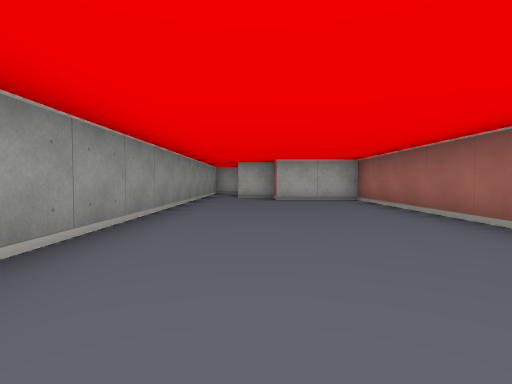
View 1 (above)

16 first-person views from a walk through a cub3D level. The camera is about half as high as the walls, tilts 2° down and sees 80° across. The floor is counted in squares. Each view is taken from the middle of a square. On the plan, view 1 faces up. The plan holds only what a view shows up to about 9 squares ahead; the rest is blank.

View 2
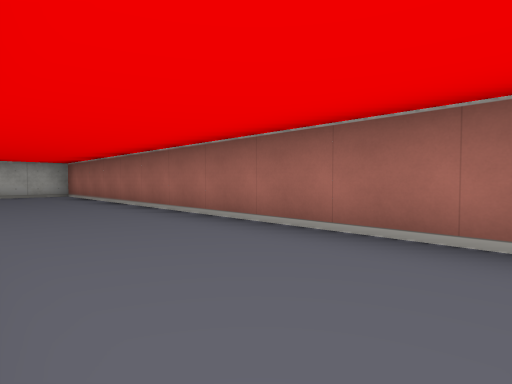

View 3
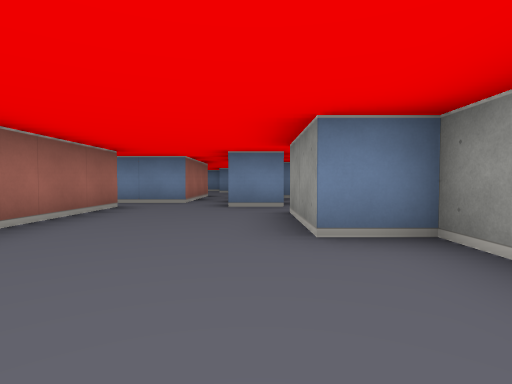

View 4
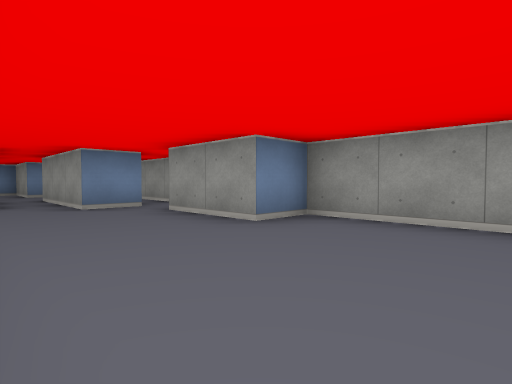

View 5
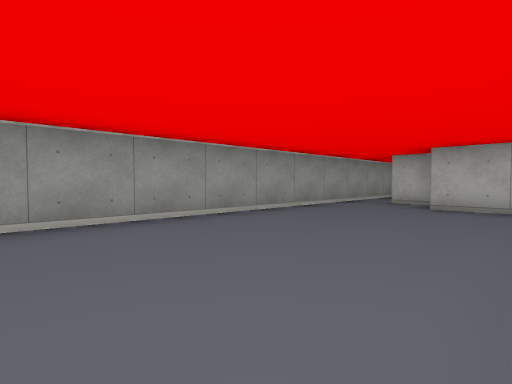

View 6
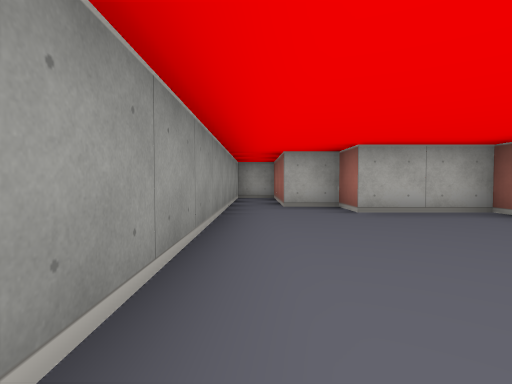

View 7
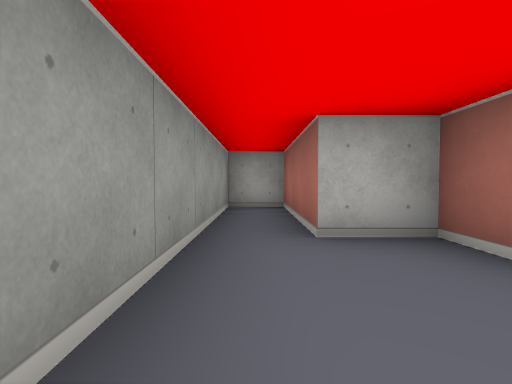

View 8
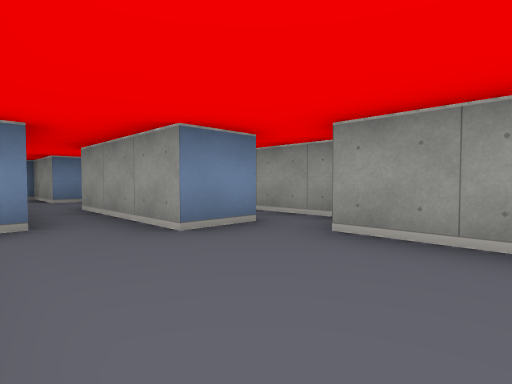

View 9
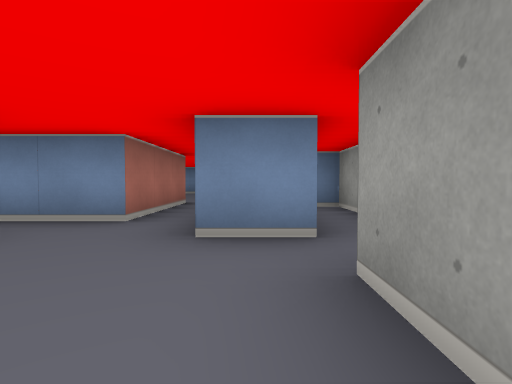

View 10
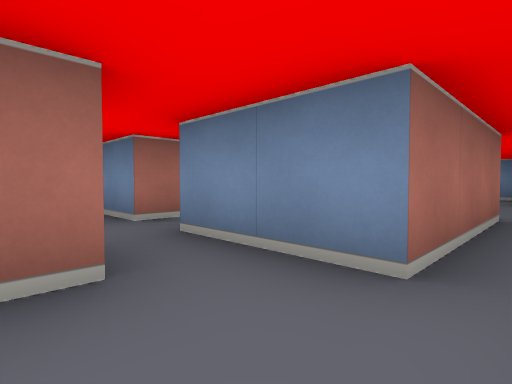

View 11
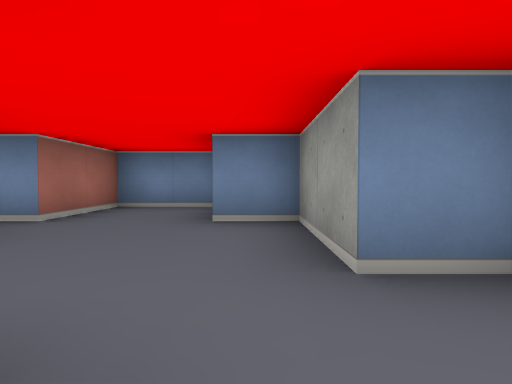

View 12
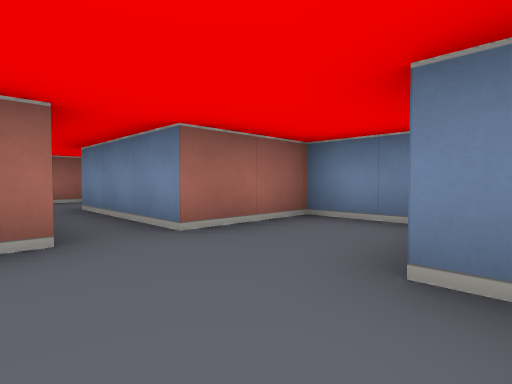

View 13
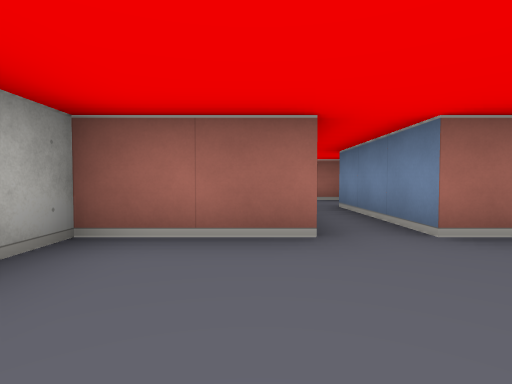

View 14
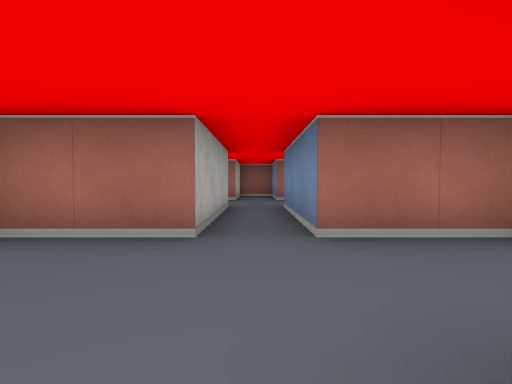

View 15
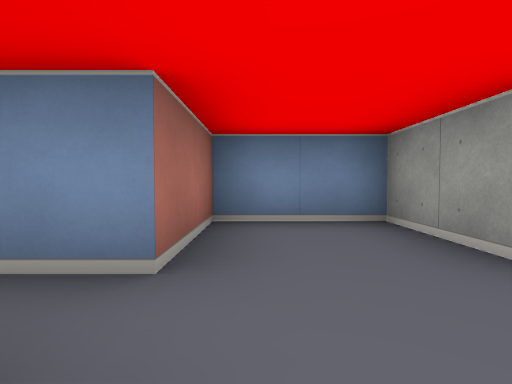

View 16
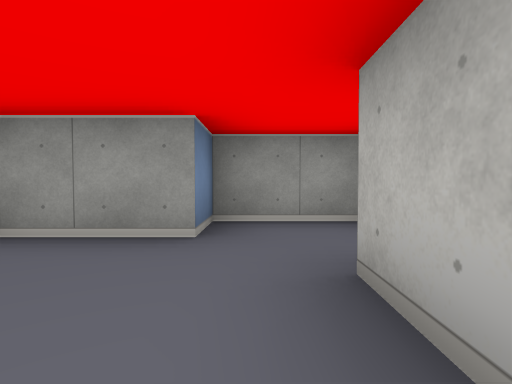

### Floor plan
Ten units are one square. View 1 is at (0, 0); x grows to the right and y downward. Boxes are objects, and circles mark ways between rooms. Rooms are numbered by the first view taken in them; rooms with no view inside come last. Other rooms are left out.
<svg viewBox="-20 -120 90 250">
<path fill="none" stroke="#000" d="M5 35 5 45M25 36 25 -75 5 -75 5 -85 -5 -85 -5 -115 -15 -115 -15 5 -5 5 -5 25M15 45 35 45M-6 35 5 35M-15 30 -15 65 -8 65M-5 68 -5 85 5 85 5 105 15 105 15 125 35 125 35 105 65 105M65 95 35 95 35 75 15 75 15 45M5 45 5 65"/>
<circle cx="0" cy="30" r="3" fill="#2a7"/>
<circle cx="10" cy="40" r="3" fill="#2a7"/>
<text x="10" y="-30">1</text>
<text x="-10" y="40">2</text>
<text x="20" y="90">3</text>
</svg>
Room 1 opens to room 2. Room 1 opens to room 3.

Where each view was taken, in squares from view 1:
view 1: 0 up, 0 right, facing up
view 2: 3 down, 0 right, facing up-right
view 3: 2 up, 0 right, facing down
view 4: 2 up, 2 right, facing down-left
view 5: 2 up, 2 right, facing up-left
view 6: 3 up, 1 left, facing up
view 7: 6 up, 1 left, facing up
view 8: 1 down, 2 right, facing down-left
view 9: 1 down, 0 right, facing down
view 10: 3 down, 1 right, facing down-right
view 11: 7 down, 1 right, facing down
view 12: 9 down, 1 right, facing down-right
view 13: 9 down, 1 right, facing right
view 14: 10 down, 1 right, facing right
view 15: 9 down, 3 right, facing down
view 16: 8 down, 3 right, facing left
